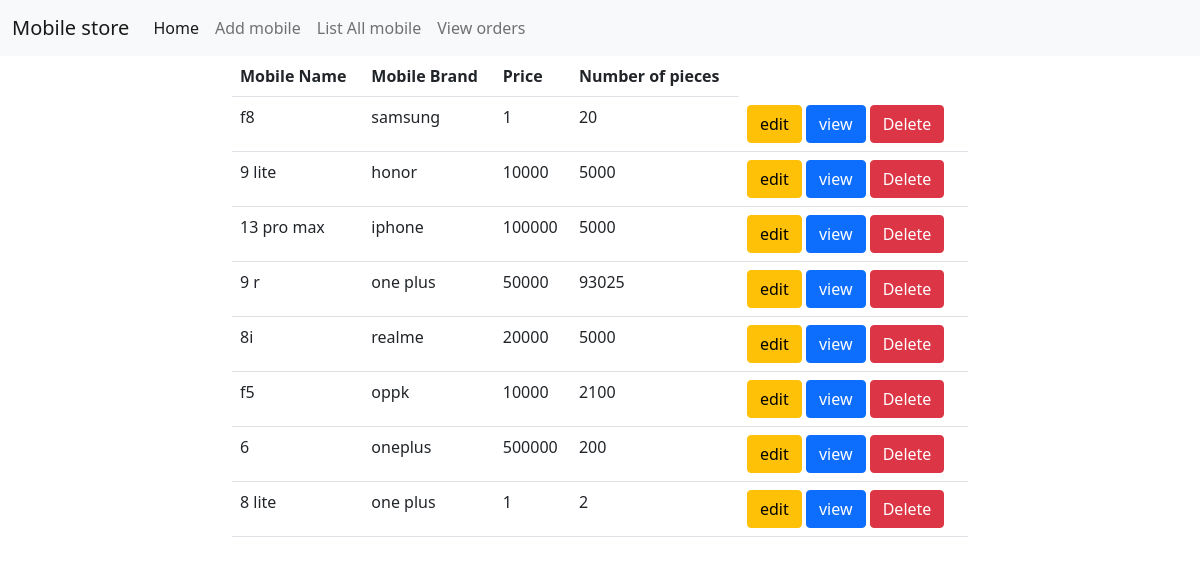
Page /mobiles/all on the committed database.
### owner/models.py (models this page shows, shortened)
class Mobiles(models.Model):
    mobile_name = models.CharField(max_length=120, unique=True)
    mobile_brand = models.CharField(max_length=80)
    price = models.PositiveIntegerField()
    number_of_pieces = models.PositiveIntegerField()
    images=models.ImageField(upload_to="images",null=True)

### owner/views.py (the view)
# urls.py: path('mobiles/all', mv.MobileList.as_view(), name="mobile list"),
class MobileList(ListView):
    model = Mobiles
    template_name = "mobile_list.html"
    context_object_name = "mobiles"

### owner/templates/mobile_list.html
{%extends 'base.html'%}
{%block body_block%}
<div class="row">
        <div class="col-2"></div>
        <div class="col-8">
            <table class="table">
                <tr>
                    <th>Mobile Name</th>
                    <th>Mobile Brand</th>
                    <th>Price</th>
                    <th>Number of pieces</th>
                </tr>
                {%for mobile in mobiles%}
                <tr>
                    <td>{{mobile.mobile_name}}</td>
                    <td>{{mobile.mobile_brand}}</td>
                    <td>{{mobile.price}}</td>
                    <td>{{mobile.number_of_pieces}}</td>
                    <td>
                        <a href="{%url 'change mobile' mobile.id%}" class="btn btn-warning">edit</a>
                        <a href="{%url 'mobile details' mobile.id%}" class="btn btn-primary">view</a>
                        <a href="{%url 'delete mobile' mobile.id%}" class="btn btn-danger">Delete</a>
                    </td>
                    {%endfor%}
                </tr>
            </table>
        </div>
        <div class="col-2"></div>
    </div>
{%endblock%}

### rows in the picture
Mobiles: mobile_name "f8", mobile_brand "samsung", price "1", number_of_pieces "20"
Mobiles: mobile_name "9 lite", mobile_brand "honor", price "10000", number_of_pieces "5000"
Mobiles: mobile_name "13 pro max", mobile_brand "iphone", price "100000", number_of_pieces "5000"
Mobiles: mobile_name "9 r", mobile_brand "one plus", price "50000", number_of_pieces "93025"
Mobiles: mobile_name "8i", mobile_brand "realme", price "20000", number_of_pieces "5000"
Mobiles: mobile_name "f5", mobile_brand "oppk", price "10000", number_of_pieces "2100"
Mobiles: mobile_name "6", mobile_brand "oneplus", price "500000", number_of_pieces "200"
Mobiles: mobile_name "8 lite", mobile_brand "one plus", price "1", number_of_pieces "2"
